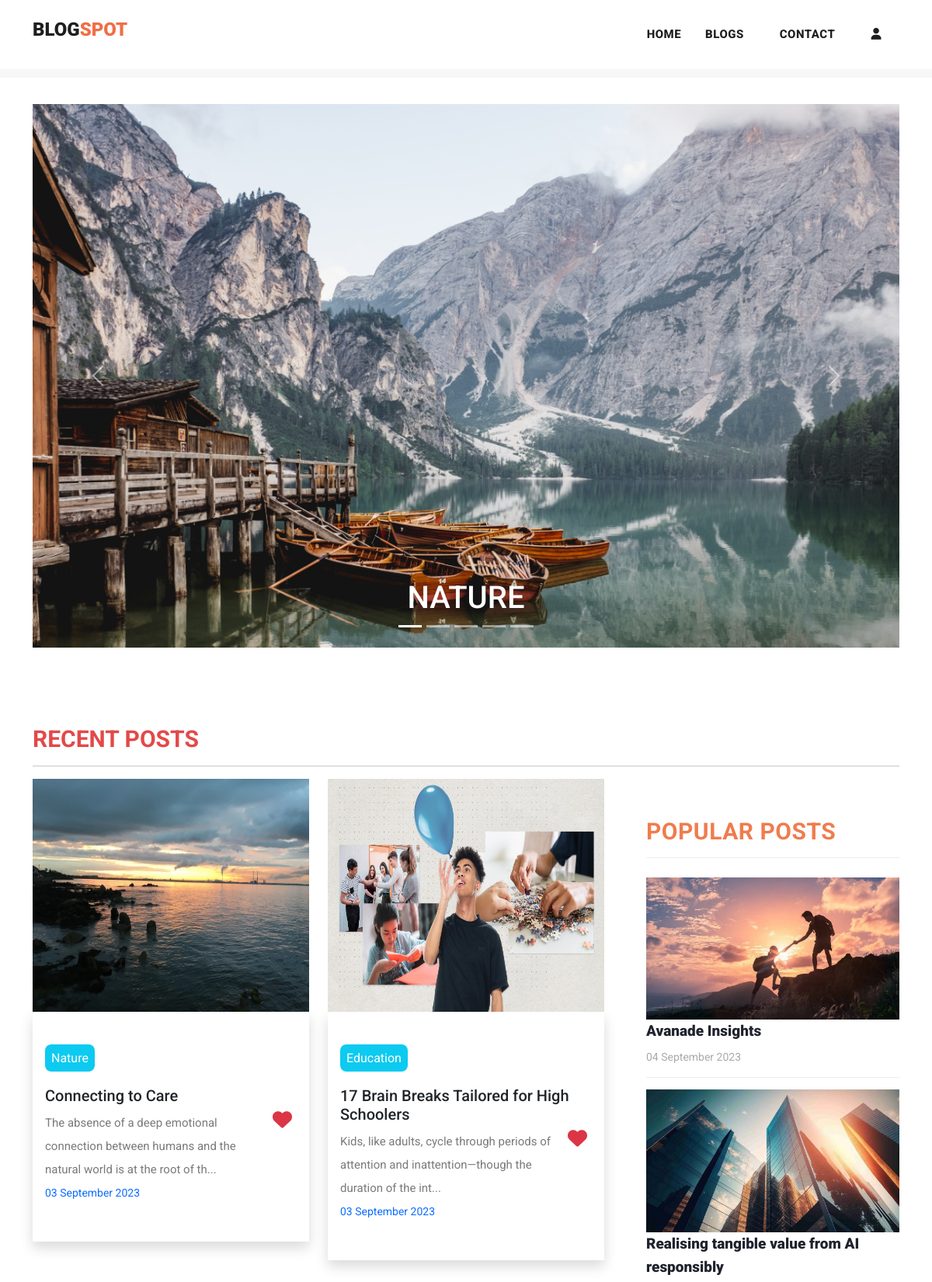
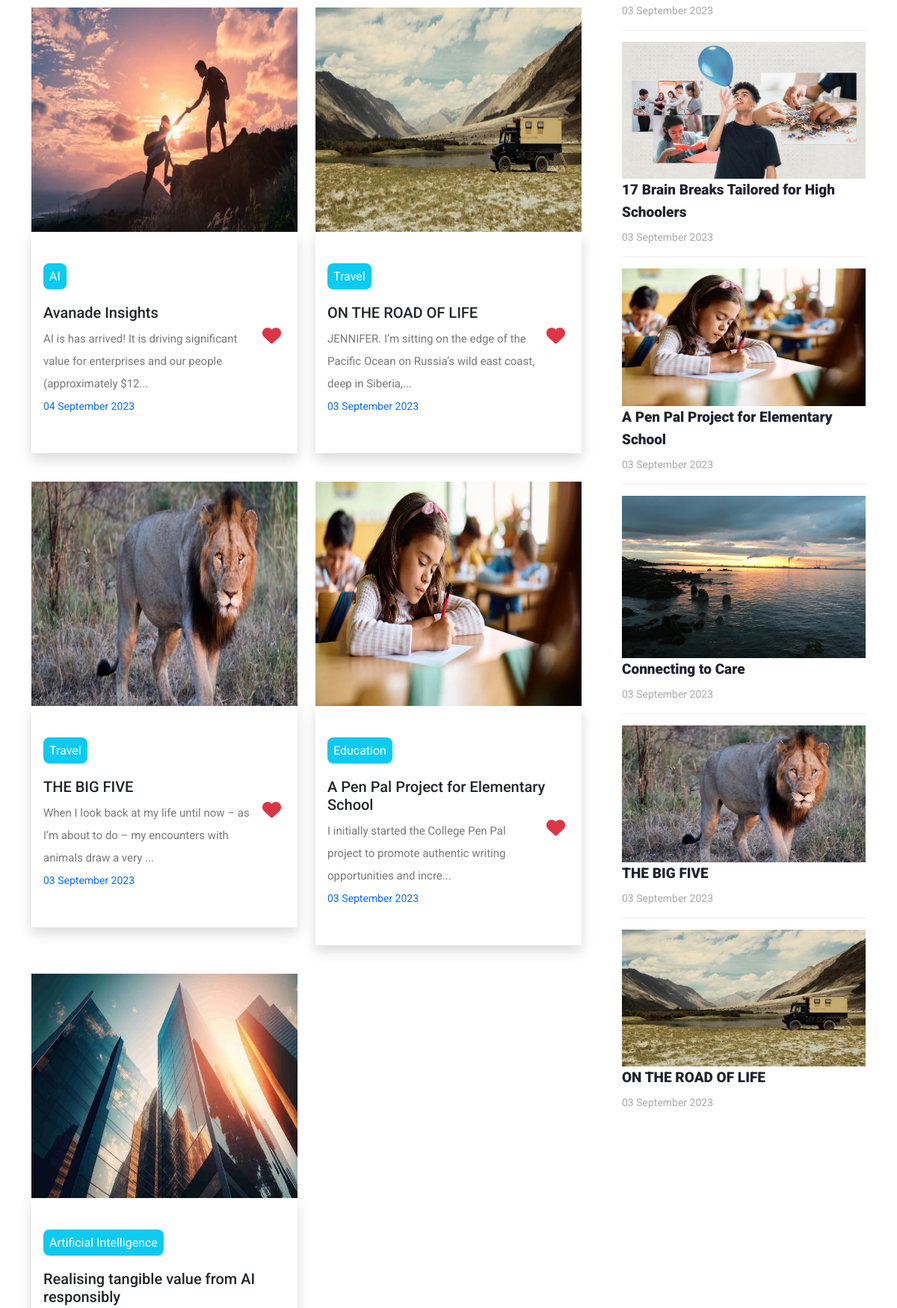
The page / (upper part) on the database its author committed (2 pictures, top to bottom).
### myapp/models.py (models this page shows, shortened)
class Post(models.Model):
    postname = models.CharField(max_length=600)
    category = models.CharField(max_length=600)
    image = models.ImageField(upload_to='images/posts',blank=True,null=True)
    content = models.CharField(max_length=100000)
    time = models.CharField(default=time,max_length=100, blank=True)
    likes = models.IntegerField(null=True,blank=True,default=0)
    user = models.ForeignKey(User,on_delete=models.CASCADE)

### myapp/views.py (the view)
# urls.py: path("",views.index,name="index"),
def index(request):
    return render(request,"index.html",{
        'posts':Post.objects.filter(user_id=request.user.id).order_by("id").reverse(),
        'top_posts':Post.objects.all().order_by("-likes"),
        'recent_posts':Post.objects.all().order_by("-id"),
        'user':request.user,
        'media_url':settings.MEDIA_URL
    })

### templates/index.html (shortened to what this page needs)
{% load static %}
<!DOCTYPE html>
<html lang="en">
<head>
  <link href="https://cdn.jsdelivr.net/npm/bootstrap@5.3.0-alpha3/dist/css/bootstrap.min.css" rel="stylesheet"
>
  <link href="{% static 'vendor/bootstrap/css/bootstrap.min.css' %}" rel="stylesheet">
  <link href="https://cdn.jsdelivr.net/npm/bootstrap@5.3.1/dist/css/bootstrap.min.css" rel="stylesheet"
>
</head>
<link rel="stylesheet" href="{% static 'assets/css/fontawesome.css' %}">
<link rel="stylesheet" href="https://cdnjs.cloudflare.com/ajax/libs/font-awesome/6.4.2/css/all.min.css">
<link rel="stylesheet" href="{% static 'assets/css/templatemo-stand-blog.css' %}">
<link rel="stylesheet" href="{% static 'assets/css/owl.css' %}">
<link rel="stylesheet" href="{% static 'assets/css/styles.css' %}">
</head>
<body>
  {%include 'header.html'%}
  <div class="container mt-5 carousel">
    <div id="carouselExampleCaptions" class="carousel slide">
      <div class="carousel-indicators">
        <button type="button" data-bs-target="#carouselExampleCaptions" data-bs-slide-to="0" class="active"
          aria-current="true" aria-label="Slide 1"></button>
        <button type="button" data-bs-target="#carouselExampleCaptions" data-bs-slide-to="1"
          aria-label="Slide 2"></button>
        <button type="button" data-bs-target="#carouselExampleCaptions" data-bs-slide-to="2"
          aria-label="Slide 3"></button>
        <button type="button" data-bs-target="#carouselExampleCaptions" data-bs-slide-to="3"
          aria-label="Slide 4"></button>
        <button type="button" data-bs-target="#carouselExampleCaptions" data-bs-slide-to="4"
          aria-label="Slide 5"></button>
      </div>
      <div class="carousel-inner">
        <div class="carousel-item active">
          <img src="{% static 'assets/images/nature.jpg' %}" alt="image1">
          <div class="carousel-caption ">
            <h1>NATURE</h1>
          </div>
        </div>
      </div>
      <button class="carousel-control-prev" type="button" data-bs-target="#carouselExampleCaptions"
        data-bs-slide="prev">
        <span class="carousel-control-prev-icon" aria-hidden="true"></span>
      </button>
      <button class="carousel-control-next" type="button" data-bs-target="#carouselExampleCaptions"
        data-bs-slide="next">
        <span class="carousel-control-next-icon" aria-hidden="true"></span>
      </button>
    </div>
  </div>
  <section class="blog-posts">
    <div class="container">
      <h3 class="mb-2" style="color: rgb(227, 73, 73); font-size: 30px; font-weight: bold;">RECENT POSTS</h3>
      <hr>
      <div class=" row">
        <div class="col-lg-8">
          <div class="all-blog-posts">
            <div class="row">
              {% for post in top_posts|slice:"0:7" %}
              <div class="col col-lg-6 col-12 pb-2 blog-post ">
                <img src="{{media_url}}{{post.image}}" alt="" class="img-fluid" width="100%">
                <div class="px-3 py-5 shadow">
                  <a href="{% url 'post' post.id %}" class="text-decoration-none text-dark mb-3">
                    <span class="text-white bg-info text-center rounded-3 mt-5"
                      style="padding: 8px;">{{post.category}}</span>
                    <h5 class="mt-4">{{post.postname}}</h5>
                  </a>
                  <form method="post" action="{% url 'increaselikes' post.id %}">
                    <button class="float-right small" type="submit"
                      style="border: none; background: transparent; font-size: 25px;"><i
                        class="fa fa-heart text-danger"></i></button>
                  </form>
                  <p class="mt-2">{{post.content|slice:"0:100"}}...</p>
                  <p class="small text-primary">{{post.time}} </p>
                </div>
              </div>
              {% endfor %}
            </div>
          </div>
        </div>
        <div class="col-lg-4">
          <div class="sidebar">
            <div class="row">
              <div class="col-lg-12">
                <div class="sidebar-item recent-posts">
                  <div class="sidebar-heading">
                    <h2 style="color: rgb(240, 124, 78); font-size: 30px; font-weight: bold;">Popular Posts</h2>
                  </div>
                  <div class="content">
                    <ul>
                      {% for post in recent_posts|slice:"0:" %}
                      <li>
                        <img src="{{media_url}}{{post.image}}" class="img-fluid" alt="" width="100%">
                        <a href="post-details.html">
                          <a href="{% url 'post' post.id %}" class="text-decoration-none text-dark">
                            <h5>{{post.postname}}</h5>
                          </a>
                          <span>{{post.time}}</span>
                        </a>
                      </li>
                      {% endfor %}
                    </ul>
                  </div>
                </div>
              </div>
            </div>
          </div>
        </div>
      </div>
    </div>
  </section>
</body>
</html>

### static/assets/css/templatemo-stand-blog.css (style rules this page uses)
body { font-family: 'Roboto', sans-serif; overflow-x: hidden; text-rendering: optimizeLegibility; -webkit-font-smoothing: antialiased; -moz-osx-font-smoothing: grayscale; }
p { margin-bottom: 0px; font-size: 15px; font-weight: 400; color: #7a7a7a; line-height: 30px; }
a { text-decoration: none!important; }
ul { padding: 0; margin: 0; list-style: none; }
h1,h2,h3,h4,h5,h6 { margin: 0px; }
.blog-posts { margin-top: 100px; }
.blog-posts .blog-post { margin-bottom: 30px; }
.blog-posts .sidebar-heading h2 { font-size: 18px; text-transform: uppercase; font-weight: 900; letter-spacing: 0.5px; color: #20232e; border-bottom: 1px solid #eee; padding-bottom: 15px; margin-bottom: 25px; }
.sidebar { margin-left: 30px; }
.sidebar .sidebar-item { margin-top: 50px; }
.sidebar .sidebar-heading h2 { font-size: 18px; text-transform: uppercase; font-weight: 900; letter-spacing: 0.5px; color: #20232e; border-bottom: 1px solid #eee; padding-bottom: 15px; margin-bottom: 25px; }
.sidebar .recent-posts ul li { margin-bottom: 15px; padding-bottom: 15px; border-bottom: 1px solid #eee; }
.sidebar .recent-posts ul li:last-child { margin-bottom: 0px; padding-bottom: 0px; border-bottom: none; }
.sidebar .recent-posts ul li h5 { font-size: 19px; font-weight: 900; color: #20232e; line-height: 30px; transition: all 0.3s; }
.sidebar .recent-posts ul li span { display: block; font-size: 14px; color: #aaa; margin-top: 8px; }

### static/assets/css/styles.css (style rules this page uses)
.carousel img { width: 100%; height: 700px; }
.blog-posts .blog-post img, .blog-post img { height: 300px; }

### templates/footer.html (style rules this page uses)
li { text-decoration: none; text-align: left; }
li a { color: rgb(153, 147, 147); }

### rows shown on the page
Post: image (picture), category "Nature", postname "Connecting to Care", content "The absence of a deep emotional connection between humans and the natural world is at the root of th", time "03 September 2023"
Post: image (picture), category "Education", postname "17 Brain Breaks Tailored for High Schoolers", content "Kids, like adults, cycle through periods of attention and inattention—though the duration of the int", time "03 September 2023"
Post: image (picture), category "AI", postname "Avanade Insights", content "AI is has arrived! It is driving significant value for enterprises and our people (approximately $12", time "04 September 2023"
Post: image (picture), category "Travel", postname "ON THE ROAD OF LIFE", content "JENNIFER. I’m sitting on the edge of the Pacific Ocean on Russia’s wild east coast, deep in Siberia,", time "03 September 2023"
Post: image (picture), category "Travel", postname "THE BIG FIVE", content "When I look back at my life until now – as I’m about to do – my encounters with animals draw a very", time "03 September 2023"
Post: image (picture), category "Education", postname "A Pen Pal Project for Elementary School", content "I initially started the College Pen Pal project to promote authentic writing opportunities and incre", time "03 September 2023"
Post: image (picture), category "Artificial Intelligence", postname "Realising tangible value from AI responsibly", time "03 September 2023"
